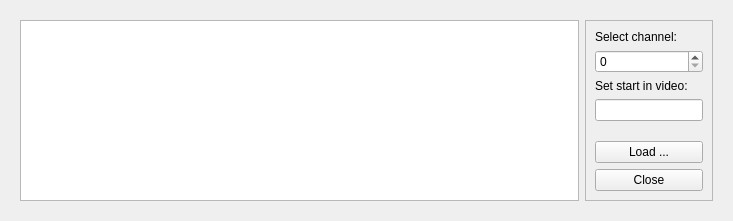
<?xml version="1.0" encoding="UTF-8"?>
<ui version="4.0">
 <class>DataElement</class>
 <widget class="QWidget" name="DataElement">
  <property name="geometry">
   <rect>
    <x>0</x>
    <y>0</y>
    <width>733</width>
    <height>221</height>
   </rect>
  </property>
  <property name="sizePolicy">
   <sizepolicy hsizetype="Expanding" vsizetype="Expanding">
    <horstretch>0</horstretch>
    <verstretch>0</verstretch>
   </sizepolicy>
  </property>
  <property name="windowTitle">
   <string>Form</string>
  </property>
  <layout class="QHBoxLayout" name="horizontalLayout">
   <item>
    <widget class="QStackedWidget" name="pages">
     <property name="currentIndex">
      <number>0</number>
     </property>
     <widget class="QWidget" name="page_1d">
      <layout class="QHBoxLayout" name="horizontalLayout_2">
       <item>
        <widget class="InteractiveDataplot1d" name="graphicsView"/>
       </item>
       <item>
        <widget class="QFrame" name="options_group">
         <property name="frameShape">
          <enum>QFrame::StyledPanel</enum>
         </property>
         <property name="frameShadow">
          <enum>QFrame::Raised</enum>
         </property>
         <layout class="QVBoxLayout" name="verticalLayout">
          <item>
           <widget class="QLabel" name="label">
            <property name="sizePolicy">
             <sizepolicy hsizetype="Preferred" vsizetype="Fixed">
              <horstretch>0</horstretch>
              <verstretch>0</verstretch>
             </sizepolicy>
            </property>
            <property name="text">
             <string>Select channel:</string>
            </property>
           </widget>
          </item>
          <item>
           <widget class="QSpinBox" name="spinBox"/>
          </item>
          <item>
           <widget class="QLabel" name="label_2">
            <property name="text">
             <string>Set start in video:</string>
            </property>
           </widget>
          </item>
          <item>
           <widget class="QLineEdit" name="lineEdit">
            <property name="sizePolicy">
             <sizepolicy hsizetype="Fixed" vsizetype="Fixed">
              <horstretch>0</horstretch>
              <verstretch>0</verstretch>
             </sizepolicy>
            </property>
           </widget>
          </item>
          <item>
           <spacer name="verticalSpacer">
            <property name="orientation">
             <enum>Qt::Vertical</enum>
            </property>
            <property name="sizeHint" stdset="0">
             <size>
              <width>20</width>
              <height>40</height>
             </size>
            </property>
           </spacer>
          </item>
          <item>
           <widget class="QPushButton" name="load">
            <property name="text">
             <string>Load ...</string>
            </property>
           </widget>
          </item>
          <item>
           <widget class="QPushButton" name="close">
            <property name="text">
             <string>Close</string>
            </property>
           </widget>
          </item>
         </layout>
        </widget>
       </item>
      </layout>
     </widget>
     <widget class="QWidget" name="page_2d">
      <layout class="QHBoxLayout" name="horizontalLayout_3">
       <item>
        <widget class="QGraphicsView" name="graphicsView_1"/>
       </item>
       <item>
        <widget class="QFrame" name="options_group_1">
         <property name="frameShape">
          <enum>QFrame::StyledPanel</enum>
         </property>
         <property name="frameShadow">
          <enum>QFrame::Raised</enum>
         </property>
         <layout class="QVBoxLayout" name="verticalLayout_2">
          <item>
           <widget class="QPushButton" name="load_1">
            <property name="text">
             <string>Load ...</string>
            </property>
           </widget>
          </item>
          <item>
           <widget class="QPushButton" name="close_1">
            <property name="text">
             <string>Close</string>
            </property>
           </widget>
          </item>
         </layout>
        </widget>
       </item>
      </layout>
     </widget>
    </widget>
   </item>
  </layout>
 </widget>
 <customwidgets>
  <customwidget>
   <class>InteractiveDataplot1d</class>
   <extends>QGraphicsView</extends>
   <header>interactivedataplot1d.h</header>
  </customwidget>
 </customwidgets>
 <resources/>
 <connections/>
</ui>
